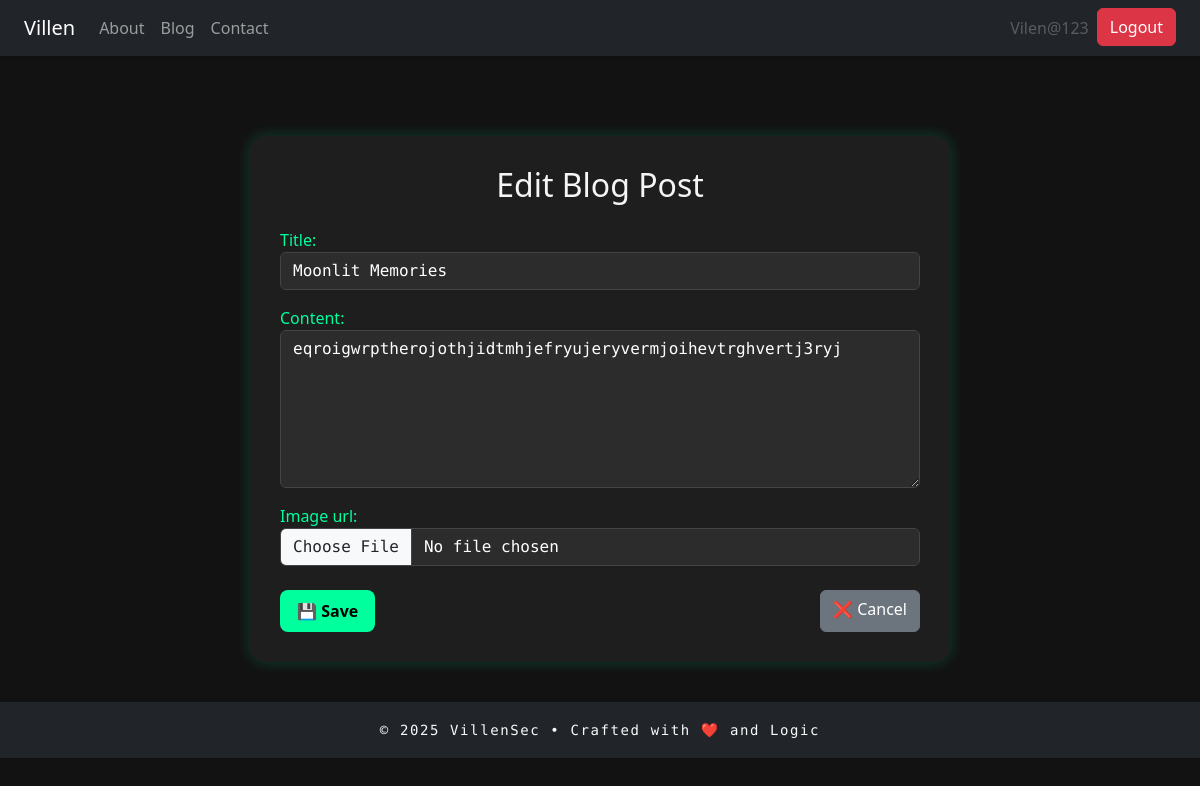
The app's page /blog/Hello/edit/ (signed in) with its own data.
### core/models.py (models this page shows, shortened)
class BlogPost(models.Model):
    title = models.CharField(max_length=200)
    slug = models.SlugField(max_length=200, unique=True, blank=True)
    content = CKEditor5Field('Content', config_name='default')
    image_url = models.URLField(max_length=500, blank=True, null=True)
    author = models.ForeignKey(
        settings.AUTH_USER_MODEL,
        on_delete=models.CASCADE,
        related_name='blog_posts'
    )
    created_at = models.DateTimeField(auto_now_add=True)
    updated_at = models.DateTimeField(auto_now=True)

### core/views.py (the view)
# urls.py: path('blog/<slug:slug>/edit/', views.blog_update, name='blog_update'),
@login_required
def blog_update(request, slug):
    blog_post = get_object_or_404(BlogPost, slug=slug)
    if request.user != blog_post.author and not request.user.is_superuser:
        messages.error(request, 'You do not have permission to edit this post.')
        return redirect('core:blog_detail', slug=slug)
    if request.method == 'POST':
        form = BlogPostForm(request.POST, instance=blog_post)
        if form.is_valid():
            form.save()
            messages.success(request, 'Blog post updated successfully.')
            return redirect('core:blog_detail', slug=slug)
    else:
        form = BlogPostForm(instance=blog_post)
    return render(request, 'core/blog_form.html', {'form': form, 'title': 'Edit Blog Post'})

### core/forms.py
class BlogPostForm(forms.ModelForm):
    class Meta:
        model = BlogPost
        fields = ['title', 'content', 'image_url']  # image field added
        widgets = {
            'title': forms.TextInput(attrs={'class': 'form-control'}),
            'content': forms.Textarea(attrs={'class': 'form-control', 'rows': 6}),
            'image_url': forms.ClearableFileInput(attrs={'class': 'form-control'}),
        }

### core/templates/core/blog_form.html (shortened to what this page needs)
{% extends 'core/base.html' %}
{% block content %}
<div class="form-container">
    <h2 class="text-center mb-4">{{ title }}</h2>
    <form method="post">
        {{ form.as_p }}
        <div class="mt-4 d-flex justify-content-between">
            <button type="submit" class="btn btn-villen">💾 Save</button>
            <a href="{% url 'core:blog_list' %}" class="btn btn-secondary">❌ Cancel</a>
        </div>
    </form>
</div>
{% endblock %}

### core/templates/core/base.html (shortened to what this page needs)
{% load static %}
<!DOCTYPE html>
<html lang="en" class="dark-theme">
<head>
    <link href="https://cdn.jsdelivr.net/npm/bootstrap@5.3.0/dist/css/bootstrap.min.css" rel="stylesheet" />
    <link rel="stylesheet" href="{% static 'css/style.css' %}" />
    <link rel="stylesheet" href="{% static 'css/animations.css' %}" />
</head>
<body>
<nav class="navbar navbar-expand-lg navbar-dark bg-dark fixed-top shadow-sm">
  <div class="container-fluid px-4">
    <a class="navbar-brand glitch" data-text="VillenSec" href="{% url 'core:home' %}">Villen</a>
    <div class="collapse navbar-collapse" id="navbarNav">
      <ul class="navbar-nav me-auto mb-2 mb-lg-0">
        <li class="nav-item">
          <a class="nav-link {% if request.resolver_match.url_name == 'about' %}active{% endif %}" href="{% url 'core:about' %}">About</a>
        </li>
        <li class="nav-item">
          <a class="nav-link {% if request.resolver_match.url_name == 'blog_list' or request.resolver_match.url_name == 'blog_detail' %}active{% endif %}" href="{% url 'core:blog_list' %}">Blog</a>
        </li>
        <li class="nav-item">
          <a class="nav-link {% if request.resolver_match.url_name == 'contact' %}active{% endif %}" href="{% url 'core:contact' %}">Contact</a>
        </li>
      </ul>
      <ul class="navbar-nav">
        {% if user.is_authenticated %}
        <li class="nav-item">
          <a class="nav-link disabled">{{ user.username }}</a>
        </li>
        <form method="post" action="{% url 'core:logout' %}">
            <button type="submit" class="btn btn-danger">Logout</button>
        </form>
        {% endif %}
      </ul>
    </div>
  </div>
</nav>
<main class="container mt-5 pt-5">
  {% block content %}
  {% endblock %}
</main>
<footer class="footer bg-dark text-light text-center py-3 mt-auto">
  <small id="footer-text">Loading Villen Vibes...</small>
</footer>
</body>
</html>

### static/css/style.css (style rules this page uses)
a, a:hover, a:focus { color: #08fdd8; text-decoration: none; transition: color 0.3s ease; }
main.container { max-width: 960px; }
footer.footer { font-family: 'Source Code Pro', monospace; font-weight: 400; letter-spacing: 0.1em; }
input, select, textarea { background-color: #121212; border: 1px solid #222; color: #eee; font-family: 'Source Code Pro', monospace; }

### core/templates/core/blog_form.html (style rules this page uses)
body { background-color: #121212; color: #f5f5f5; }
.form-container { max-width: 700px; margin: 40px auto; background-color: #1e1e1e; padding: 30px; border-radius: 16px; box-shadow: 0 0 15px rgba(0, 255, 157, 0.2); animation: fadeInUp 0.6s ease-out; }
label { color: #00ff9d; font-weight: 500; }
.form-control, .form-select, .django-ckeditor-widget { background-color: #2c2c2c !important; color: #ffffff !important; border: 1px solid #444 !important; }
.btn-villen { background-color: #00ff9d; color: #000; font-weight: bold; border-radius: 8px; padding: 8px 16px; }

### records on screen
BlogPost: title "Moonlit Memories", content "eqroigwrptherojothjidtmhjefryujeryvermjoihevtrghvertj3ryj"

### other values on screen
{{ user.username }} "Vilen@123"
{{ title }} "Edit Blog Post"
